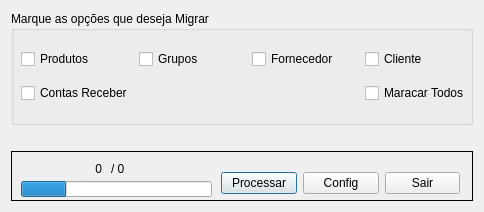
<?xml version="1.0" encoding="UTF-8"?>
<ui version="4.0">
 <class>frm_principal</class>
 <widget class="QDialog" name="frm_principal">
  <property name="geometry">
   <rect>
    <x>0</x>
    <y>0</y>
    <width>484</width>
    <height>212</height>
   </rect>
  </property>
  <property name="windowTitle">
   <string>Orionline Automação Comercial Ltda</string>
  </property>
  <layout class="QVBoxLayout" name="verticalLayout">
   <item>
    <widget class="QGroupBox" name="groupBox">
     <property name="title">
      <string>Marque as opções que deseja Migrar</string>
     </property>
     <widget class="QWidget" name="">
      <property name="geometry">
       <rect>
        <x>10</x>
        <y>30</y>
        <width>451</width>
        <height>71</height>
       </rect>
      </property>
      <layout class="QGridLayout" name="gridLayout">
       <item row="0" column="0">
        <widget class="QCheckBox" name="check_produtos">
         <property name="cursor">
          <cursorShape>PointingHandCursor</cursorShape>
         </property>
         <property name="text">
          <string>Produtos</string>
         </property>
        </widget>
       </item>
       <item row="0" column="1">
        <widget class="QCheckBox" name="check_grupos">
         <property name="cursor">
          <cursorShape>PointingHandCursor</cursorShape>
         </property>
         <property name="text">
          <string>Grupos</string>
         </property>
        </widget>
       </item>
       <item row="0" column="2">
        <widget class="QCheckBox" name="check_fornecedor">
         <property name="cursor">
          <cursorShape>PointingHandCursor</cursorShape>
         </property>
         <property name="text">
          <string>Fornecedor</string>
         </property>
        </widget>
       </item>
       <item row="0" column="3">
        <widget class="QCheckBox" name="check_cliente">
         <property name="cursor">
          <cursorShape>PointingHandCursor</cursorShape>
         </property>
         <property name="text">
          <string>Cliente</string>
         </property>
        </widget>
       </item>
       <item row="1" column="0">
        <widget class="QCheckBox" name="check_conta_receber">
         <property name="cursor">
          <cursorShape>PointingHandCursor</cursorShape>
         </property>
         <property name="text">
          <string>Contas Receber</string>
         </property>
        </widget>
       </item>
       <item row="1" column="3">
        <widget class="QCheckBox" name="checkBox">
         <property name="cursor">
          <cursorShape>PointingHandCursor</cursorShape>
         </property>
         <property name="text">
          <string>Maracar Todos</string>
         </property>
        </widget>
       </item>
      </layout>
     </widget>
    </widget>
   </item>
   <item>
    <widget class="QLabel" name="lbl_info">
     <property name="sizePolicy">
      <sizepolicy hsizetype="Preferred" vsizetype="Fixed">
       <horstretch>0</horstretch>
       <verstretch>0</verstretch>
      </sizepolicy>
     </property>
     <property name="text">
      <string/>
     </property>
    </widget>
   </item>
   <item>
    <widget class="QFrame" name="quadro_botoes">
     <property name="sizePolicy">
      <sizepolicy hsizetype="Preferred" vsizetype="Preferred">
       <horstretch>0</horstretch>
       <verstretch>0</verstretch>
      </sizepolicy>
     </property>
     <property name="maximumSize">
      <size>
       <width>16777215</width>
       <height>50</height>
      </size>
     </property>
     <property name="frameShape">
      <enum>QFrame::Panel</enum>
     </property>
     <property name="frameShadow">
      <enum>QFrame::Plain</enum>
     </property>
     <widget class="QProgressBar" name="pbar">
      <property name="geometry">
       <rect>
        <x>10</x>
        <y>30</y>
        <width>191</width>
        <height>16</height>
       </rect>
      </property>
      <property name="value">
       <number>24</number>
      </property>
      <property name="textVisible">
       <bool>false</bool>
      </property>
     </widget>
     <widget class="QLabel" name="lbl_reg_atual">
      <property name="geometry">
       <rect>
        <x>0</x>
        <y>10</y>
        <width>91</width>
        <height>16</height>
       </rect>
      </property>
      <property name="text">
       <string>0</string>
      </property>
      <property name="alignment">
       <set>Qt::AlignRight|Qt::AlignTrailing|Qt::AlignVCenter</set>
      </property>
     </widget>
     <widget class="QLabel" name="lbl_reg_total">
      <property name="geometry">
       <rect>
        <x>100</x>
        <y>10</y>
        <width>81</width>
        <height>16</height>
       </rect>
      </property>
      <property name="text">
       <string>/ 0</string>
      </property>
     </widget>
     <widget class="QWidget" name="">
      <property name="geometry">
       <rect>
        <x>210</x>
        <y>20</y>
        <width>239</width>
        <height>25</height>
       </rect>
      </property>
      <layout class="QHBoxLayout" name="horizontalLayout">
       <item>
        <widget class="QPushButton" name="btn_processar">
         <property name="cursor">
          <cursorShape>PointingHandCursor</cursorShape>
         </property>
         <property name="text">
          <string>Processar</string>
         </property>
        </widget>
       </item>
       <item>
        <widget class="QPushButton" name="btn_config">
         <property name="cursor">
          <cursorShape>PointingHandCursor</cursorShape>
         </property>
         <property name="text">
          <string>Config</string>
         </property>
        </widget>
       </item>
       <item>
        <widget class="QPushButton" name="btn_sair">
         <property name="cursor">
          <cursorShape>PointingHandCursor</cursorShape>
         </property>
         <property name="text">
          <string>Sair</string>
         </property>
        </widget>
       </item>
      </layout>
     </widget>
    </widget>
   </item>
  </layout>
 </widget>
 <resources/>
 <connections>
  <connection>
   <sender>checkBox</sender>
   <signal>clicked(bool)</signal>
   <receiver>check_produtos</receiver>
   <slot>setChecked(bool)</slot>
   <hints>
    <hint type="sourcelabel">
     <x>390</x>
     <y>109</y>
    </hint>
    <hint type="destinationlabel">
     <x>59</x>
     <y>73</y>
    </hint>
   </hints>
  </connection>
  <connection>
   <sender>checkBox</sender>
   <signal>clicked(bool)</signal>
   <receiver>check_grupos</receiver>
   <slot>setChecked(bool)</slot>
   <hints>
    <hint type="sourcelabel">
     <x>432</x>
     <y>110</y>
    </hint>
    <hint type="destinationlabel">
     <x>148</x>
     <y>75</y>
    </hint>
   </hints>
  </connection>
  <connection>
   <sender>checkBox</sender>
   <signal>clicked(bool)</signal>
   <receiver>check_fornecedor</receiver>
   <slot>setChecked(bool)</slot>
   <hints>
    <hint type="sourcelabel">
     <x>438</x>
     <y>107</y>
    </hint>
    <hint type="destinationlabel">
     <x>269</x>
     <y>71</y>
    </hint>
   </hints>
  </connection>
  <connection>
   <sender>checkBox</sender>
   <signal>clicked(bool)</signal>
   <receiver>check_cliente</receiver>
   <slot>setChecked(bool)</slot>
   <hints>
    <hint type="sourcelabel">
     <x>433</x>
     <y>111</y>
    </hint>
    <hint type="destinationlabel">
     <x>378</x>
     <y>72</y>
    </hint>
   </hints>
  </connection>
  <connection>
   <sender>checkBox</sender>
   <signal>clicked(bool)</signal>
   <receiver>check_conta_receber</receiver>
   <slot>setChecked(bool)</slot>
   <hints>
    <hint type="sourcelabel">
     <x>440</x>
     <y>108</y>
    </hint>
    <hint type="destinationlabel">
     <x>36</x>
     <y>110</y>
    </hint>
   </hints>
  </connection>
  <connection>
   <sender>btn_sair</sender>
   <signal>clicked()</signal>
   <receiver>frm_principal</receiver>
   <slot>close()</slot>
   <hints>
    <hint type="sourcelabel">
     <x>411</x>
     <y>258</y>
    </hint>
    <hint type="destinationlabel">
     <x>3</x>
     <y>189</y>
    </hint>
   </hints>
  </connection>
 </connections>
</ui>
